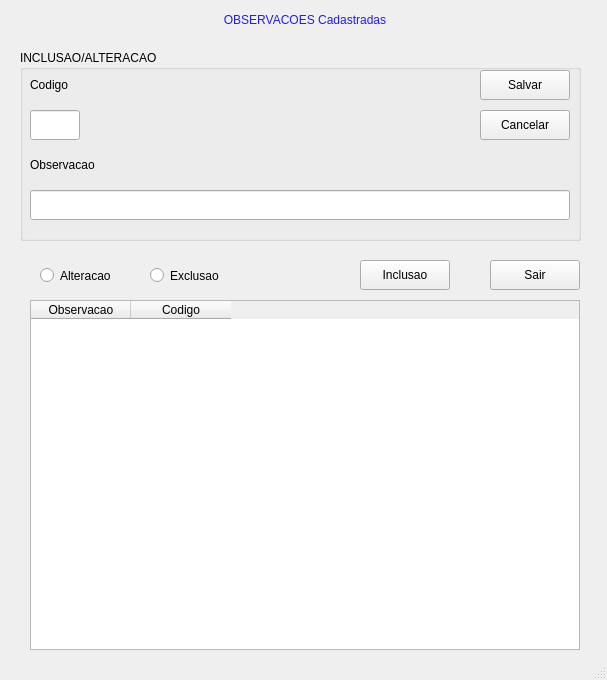
<?xml version="1.0" encoding="UTF-8"?>
<ui version="4.0">
 <class>MainWindow</class>
 <widget class="QMainWindow" name="MainWindow">
  <property name="geometry">
   <rect>
    <x>0</x>
    <y>0</y>
    <width>607</width>
    <height>680</height>
   </rect>
  </property>
  <property name="windowTitle">
   <string>MainWindow</string>
  </property>
  <property name="styleSheet">
   <string notr="true"/>
  </property>
  <widget class="QWidget" name="centralwidget">
   <widget class="QTableWidget" name="tableWidget">
    <property name="geometry">
     <rect>
      <x>30</x>
      <y>300</y>
      <width>550</width>
      <height>350</height>
     </rect>
    </property>
    <property name="styleSheet">
     <string notr="true"/>
    </property>
    <attribute name="horizontalHeaderVisible">
     <bool>true</bool>
    </attribute>
    <attribute name="horizontalHeaderCascadingSectionResizes">
     <bool>false</bool>
    </attribute>
    <attribute name="verticalHeaderCascadingSectionResizes">
     <bool>true</bool>
    </attribute>
    <column>
     <property name="text">
      <string>Observacao</string>
     </property>
    </column>
    <column>
     <property name="text">
      <string notr="true">Codigo</string>
     </property>
    </column>
   </widget>
   <widget class="QLabel" name="label">
    <property name="geometry">
     <rect>
      <x>80</x>
      <y>0</y>
      <width>450</width>
      <height>40</height>
     </rect>
    </property>
    <property name="styleSheet">
     <string notr="true">border-color: rgb(132, 168, 163);
color: rgb(33, 25, 255);
font: 87 16pt &quot;Arial Black&quot;;</string>
    </property>
    <property name="text">
     <string>OBSERVACOES Cadastradas</string>
    </property>
    <property name="alignment">
     <set>Qt::AlignCenter</set>
    </property>
   </widget>
   <widget class="QPushButton" name="bt_inclusao">
    <property name="geometry">
     <rect>
      <x>360</x>
      <y>260</y>
      <width>90</width>
      <height>30</height>
     </rect>
    </property>
    <property name="styleSheet">
     <string notr="true"/>
    </property>
    <property name="text">
     <string>Inclusao</string>
    </property>
   </widget>
   <widget class="QRadioButton" name="rb_alteracao">
    <property name="geometry">
     <rect>
      <x>40</x>
      <y>260</y>
      <width>90</width>
      <height>31</height>
     </rect>
    </property>
    <property name="styleSheet">
     <string notr="true"/>
    </property>
    <property name="text">
     <string>Alteracao</string>
    </property>
   </widget>
   <widget class="QPushButton" name="bt_sair">
    <property name="geometry">
     <rect>
      <x>490</x>
      <y>260</y>
      <width>90</width>
      <height>30</height>
     </rect>
    </property>
    <property name="styleSheet">
     <string notr="true"/>
    </property>
    <property name="text">
     <string>Sair</string>
    </property>
   </widget>
   <widget class="QRadioButton" name="rb_exclusao">
    <property name="geometry">
     <rect>
      <x>150</x>
      <y>260</y>
      <width>90</width>
      <height>31</height>
     </rect>
    </property>
    <property name="styleSheet">
     <string notr="true"/>
    </property>
    <property name="text">
     <string>Exclusao</string>
    </property>
   </widget>
   <widget class="QGroupBox" name="groupBox">
    <property name="geometry">
     <rect>
      <x>20</x>
      <y>50</y>
      <width>561</width>
      <height>191</height>
     </rect>
    </property>
    <property name="title">
     <string>INCLUSAO/ALTERACAO</string>
    </property>
    <widget class="QLineEdit" name="mcod_obs">
     <property name="geometry">
      <rect>
       <x>10</x>
       <y>60</y>
       <width>50</width>
       <height>30</height>
      </rect>
     </property>
     <property name="styleSheet">
      <string notr="true"/>
     </property>
     <property name="maxLength">
      <number>2</number>
     </property>
    </widget>
    <widget class="QPushButton" name="bt_cancelar">
     <property name="geometry">
      <rect>
       <x>460</x>
       <y>60</y>
       <width>90</width>
       <height>30</height>
      </rect>
     </property>
     <property name="styleSheet">
      <string notr="true"/>
     </property>
     <property name="text">
      <string>Cancelar</string>
     </property>
    </widget>
    <widget class="QLabel" name="label_2">
     <property name="geometry">
      <rect>
       <x>10</x>
       <y>100</y>
       <width>90</width>
       <height>30</height>
      </rect>
     </property>
     <property name="styleSheet">
      <string notr="true"/>
     </property>
     <property name="text">
      <string>Observacao</string>
     </property>
    </widget>
    <widget class="QLabel" name="label_3">
     <property name="geometry">
      <rect>
       <x>10</x>
       <y>20</y>
       <width>60</width>
       <height>30</height>
      </rect>
     </property>
     <property name="styleSheet">
      <string notr="true"/>
     </property>
     <property name="text">
      <string>Codigo</string>
     </property>
    </widget>
    <widget class="QLineEdit" name="mobs">
     <property name="geometry">
      <rect>
       <x>10</x>
       <y>140</y>
       <width>540</width>
       <height>30</height>
      </rect>
     </property>
     <property name="styleSheet">
      <string notr="true"/>
     </property>
     <property name="maxLength">
      <number>60</number>
     </property>
    </widget>
    <widget class="QPushButton" name="bt_salvar">
     <property name="geometry">
      <rect>
       <x>460</x>
       <y>20</y>
       <width>90</width>
       <height>30</height>
      </rect>
     </property>
     <property name="styleSheet">
      <string notr="true"/>
     </property>
     <property name="text">
      <string>Salvar</string>
     </property>
    </widget>
   </widget>
  </widget>
  <widget class="QStatusBar" name="statusBar"/>
 </widget>
 <tabstops>
  <tabstop>tableWidget</tabstop>
  <tabstop>rb_alteracao</tabstop>
  <tabstop>rb_exclusao</tabstop>
  <tabstop>bt_inclusao</tabstop>
  <tabstop>bt_sair</tabstop>
 </tabstops>
 <resources/>
 <connections/>
</ui>
